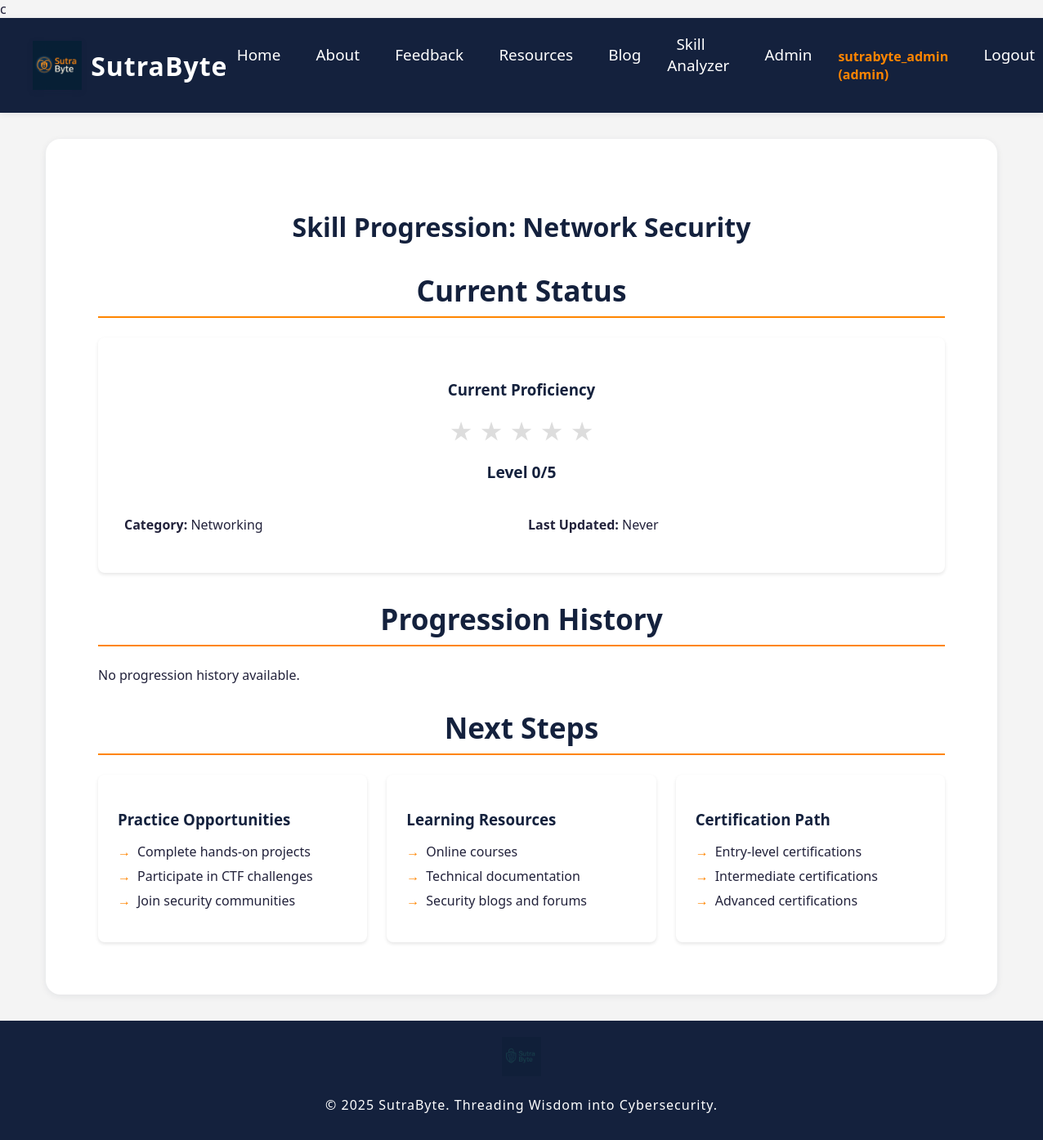
The app's page /skill-analyzer/progression/1 (signed in) with its own data.
### app.py (models this page shows, shortened)
class User(db.Model, UserMixin):
    id = db.Column(db.Integer, primary_key=True)
    username = db.Column(db.String(80), unique=True, nullable=False)
    email = db.Column(db.String(120), unique=True, nullable=False)
    password_hash = db.Column(db.String(128), nullable=False)
    role = db.Column(db.String(20), nullable=False, default='student')
    registered_on = db.Column(db.DateTime, default=datetime.utcnow)
    skills = db.relationship('UserSkill', backref='user', lazy=True)
    experience = db.Column(db.Integer, default=0)  # Years of experience

class Skill(db.Model):
    id = db.Column(db.Integer, primary_key=True)
    name = db.Column(db.String(50), unique=True, nullable=False)
    category = db.Column(db.String(50), nullable=False)  # e.g., 'Cybersecurity', 'Networking', etc.
    description = db.Column(db.Text)

### app.py (the view)
@app.route('/skill-analyzer/progression/<int:skill_id>')
@login_required
def skill_progression(skill_id):
    progression_history = get_skill_progression_history(current_user.id, skill_id)
    skill = Skill.query.get_or_404(skill_id)
    return render_template('skill_analyzer/progression.html',
                         skill=skill,
                         progression_history=progression_history)

### app.py (called while the page is built)
@login_manager.user_loader
def load_user(user_id):
    return User.query.get(int(user_id))

def get_skill_progression_history(user_id, skill_id):
    return SkillProgression.query.filter_by(
        user_id=user_id,
        skill_id=skill_id
    ).order_by(SkillProgression.date_recorded).all()

### templates/skill_analyzer/progression.html (shortened to what this page needs)
{% extends "base.html" %}
{% block content %}
<div class="container">
    <h1>Skill Progression: {{ skill.name }}</h1>
    <div class="progression-container">
        <section class="current-status">
            <h2>Current Status</h2>
            <div class="status-card">
                <div class="proficiency-level">
                    <h3>Current Proficiency</h3>
                    <div class="level-display">
                        {% set current_level = progression_history[-1].proficiency if progression_history else 0 %}
                        {% for i in range(5) %}
                            <span class="star {% if i < current_level %}filled{% endif %}">★</span>
                        {% endfor %}
                    </div>
                    <div class="level-text">Level {{ current_level }}/5</div>
                </div>
                <div class="skill-details">
                    <p><strong>Category:</strong> {{ skill.category }}</p>
                    <p><strong>Last Updated:</strong> {{ progression_history[-1].date_recorded.strftime('%Y-%m-%d') if progression_history else 'Never' }}</p>
                </div>
            </div>
        </section>
        <section class="progression-history">
            <h2>Progression History</h2>
            {% if progression_history %}
                <div class="timeline">
                    {% for record in progression_history|reverse %}
                    <div class="timeline-item">
                        <div class="timeline-date">
                            {{ record.date_recorded.strftime('%Y-%m-%d') }}
                        </div>
                        <div class="timeline-content">
                            <div class="proficiency-change">
                                {% if loop.index0 < progression_history|length - 1 %}
                                    {% set prev_level = progression_history[loop.index0 + 1].proficiency %}
                                    {% set change = record.proficiency - prev_level %}
                                    {% if change > 0 %}
                                        <span class="improvement">+{{ change }}</span>
                                    {% elif change < 0 %}
                                        <span class="decline">{{ change }}</span>
                                    {% else %}
                                        <span class="unchanged">No change</span>
                                    {% endif %}
                                {% endif %}
                            </div>
                            <div class="level-display">
                                {% for i in range(5) %}
                                    <span class="star {% if i < record.proficiency %}filled{% endif %}">★</span>
                                {% endfor %}
                            </div>
                        </div>
                    </div>
                    {% endfor %}
                </div>
            {% else %}
                <p class="no-history">No progression history available.</p>
            {% endif %}
        </section>
        <section class="recommendations">
            <h2>Next Steps</h2>
            <div class="recommendations-grid">
                <div class="recommendation-card">
                    <h3>Practice Opportunities</h3>
                    <ul>
                        <li>Complete hands-on projects</li>
                        <li>Participate in CTF challenges</li>
                        <li>Join security communities</li>
                    </ul>
                </div>
                <div class="recommendation-card">
                    <h3>Learning Resources</h3>
                    <ul>
                        <li>Online courses</li>
                        <li>Technical documentation</li>
                        <li>Security blogs and forums</li>
                    </ul>
                </div>
                <div class="recommendation-card">
                    <h3>Certification Path</h3>
                    <ul>
                        <li>Entry-level certifications</li>
                        <li>Intermediate certifications</li>
                        <li>Advanced certifications</li>
                    </ul>
                </div>
            </div>
        </section>
    </div>
</div>
{% endblock %}

### templates/base.html (shortened to what this page needs)
<!DOCTYPE html>
<html lang="en">
<head>
    <link rel="stylesheet" href="{{ url_for('static', filename='style.css') }}">
    <link rel="stylesheet" href="https://cdnjs.cloudflare.com/ajax/libs/font-awesome/6.4.0/css/all.min.css">
</head>
<body>
    <header>
        <nav class="navbar">
            <a href="/" class="logo">
                <img src="{{ url_for('static', filename='sutra-byte-logo1.png') }}" alt="SutraByte Logo" height="60">
                <span>SutraByte</span>
            </a>
            <ul class="nav-links">
                <li><a href="/">Home</a></li>
                <li><a href="/about">About</a></li>
                <li><a href="/feedback">Feedback</a></li>
                {% if current_user.is_authenticated %}
                    <li><a href="/resources">Resources</a></li>
                    <li><a href="/blog">Blog</a></li>
                    <li><a href="{{ url_for('skill_analyzer') }}">Skill Analyzer</a></li>
                    {% if current_user.role == 'admin' %}
                        <li><a href="/admin">Admin</a></li>
                    {% endif %}
                    <li><span style="color:var(--saffron);font-weight:600;">{{ current_user.username }} ({{ current_user.role }})</span></li>
                    <li><a href="{{ url_for('logout') }}">Logout</a></li>
                {% else %}
                    <li><a href="{{ url_for('login') }}">Login</a></li>
                    <li><a href="{{ url_for('register') }}">Register</a></li>
                {% endif %}
            </ul>
        </nav>
    </header>
    <main>
        {% block content %}{% endblock %}
    </main>
    <footer>
        <div>
            <img src="{{ url_for('static', filename='sutra-byte-logo2.png') }}" alt="SutraByte Watermark Logo" height="48">
            <p>&copy; 2025 SutraByte. Threading Wisdom into Cybersecurity.</p>
        </div>
    </footer>
</body>
</html>

### static/style.css (style rules this page uses)
:root { --deep-blue: #14213d; --saffron: #ff8500; --white: #fff; --grey: #f4f4f4; --text: #22223b; --shadow: 0 2px 8px rgba(20,33,61,0.08); }
html, body { margin: 0; padding: 0; font-family: 'Segoe UI', 'Roboto', 'Arial', sans-serif; background: var(--grey); color: var(--text); min-height: 100vh; }
header { background: var(--deep-blue); box-shadow: var(--shadow); min-height: 76px; }
.navbar { display: flex; align-items: center; justify-content: space-between; max-width: 1200px; margin: 0 auto; padding: 1.2rem 2.5rem; min-height: 76px; }
.logo { display: flex; align-items: center; text-decoration: none; color: var(--white); font-size: 2rem; font-weight: bold; letter-spacing: 1px; }
.logo img { margin-right: 0.7rem; box-shadow: 0 2px 8px rgba(20,33,61,0.10); }
.nav-links { list-style: none; display: flex; gap: 2rem; margin: 0; padding: 0; align-items: center; }
.nav-links a { color: var(--white); text-decoration: none; font-weight: 500; font-size: 1.18rem; transition: color 0.2s; position: relative; padding: 0.4rem 0.7rem; }
.nav-links a::after { content: ''; display: block; width: 0; height: 2px; background: var(--saffron); transition: width 0.3s; position: absolute; left: 0; bottom: -4px; }
main { max-width: 1100px; margin: 2rem auto 0 auto; padding: 2rem; background: var(--white); border-radius: 18px; box-shadow: var(--shadow); min-height: 60vh; }
footer { background: var(--deep-blue); color: var(--white); text-align: center; padding: 1.2rem 0 1rem 0; margin-top: 2rem; font-size: 1rem; letter-spacing: 1px; }
footer img { opacity: 0.18; margin-bottom: 0.2rem; }
h2 { color: var(--deep-blue); font-size: 2.2rem; margin-bottom: 2rem; text-align: center; }
h1, h2, h3 { color: var(--deep-blue); font-family: 'Segoe UI', 'Roboto', 'Arial', sans-serif; margin-bottom: 0.5rem; }

### templates/skill_analyzer/progression.html (style rules this page uses)
.container { max-width: 1200px; margin: 0 auto; padding: 2rem; }
h1 { color: var(--deep-blue); margin-bottom: 2rem; text-align: center; }
h2 { color: var(--deep-blue); margin-bottom: 1.5rem; border-bottom: 2px solid var(--saffron); padding-bottom: 0.5rem; }
.status-card { background: white; padding: 2rem; border-radius: 8px; box-shadow: 0 2px 4px rgba(0,0,0,0.1); margin-bottom: 2rem; }
.proficiency-level { text-align: center; margin-bottom: 1.5rem; }
.level-display { font-size: 2rem; color: #ddd; margin: 1rem 0; }
.level-text { font-size: 1.2rem; color: var(--deep-blue); font-weight: bold; }
.skill-details { display: grid; grid-template-columns: repeat(auto-fit, minmax(200px, 1fr)); gap: 1rem; margin-top: 1rem; }
.recommendations-grid { display: grid; grid-template-columns: repeat(auto-fit, minmax(250px, 1fr)); gap: 1.5rem; }
.recommendation-card { background: white; padding: 1.5rem; border-radius: 8px; box-shadow: 0 2px 4px rgba(0,0,0,0.1); }
.recommendation-card h3 { color: var(--deep-blue); margin-bottom: 1rem; }
.recommendation-card ul { list-style: none; padding: 0; }
.recommendation-card li { margin-bottom: 0.5rem; padding-left: 1.5rem; position: relative; }
.recommendation-card li::before { content: '→'; position: absolute; left: 0; color: var(--saffron); }

### records on screen
User: username "sutrabyte_admin", role "admin"
Skill: name "Network Security", category "Networking"

### other values on screen
{{ current_level }} "0"
